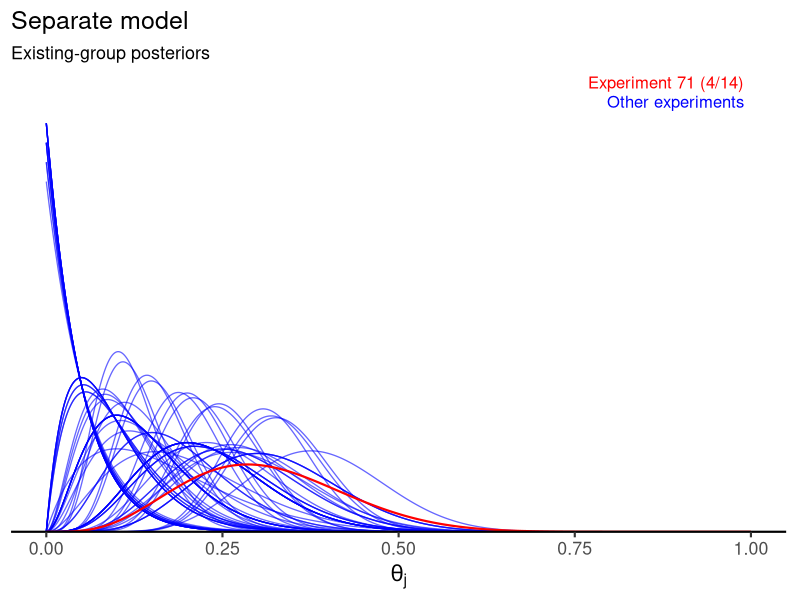
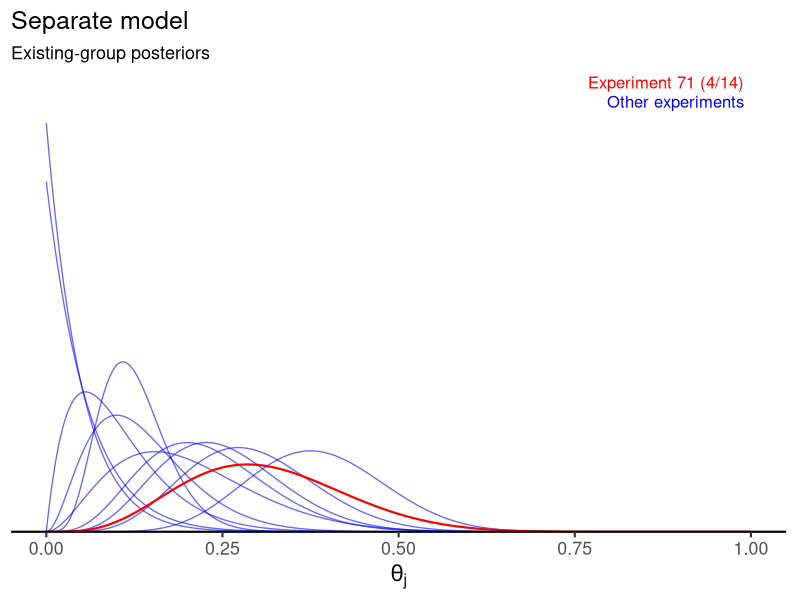
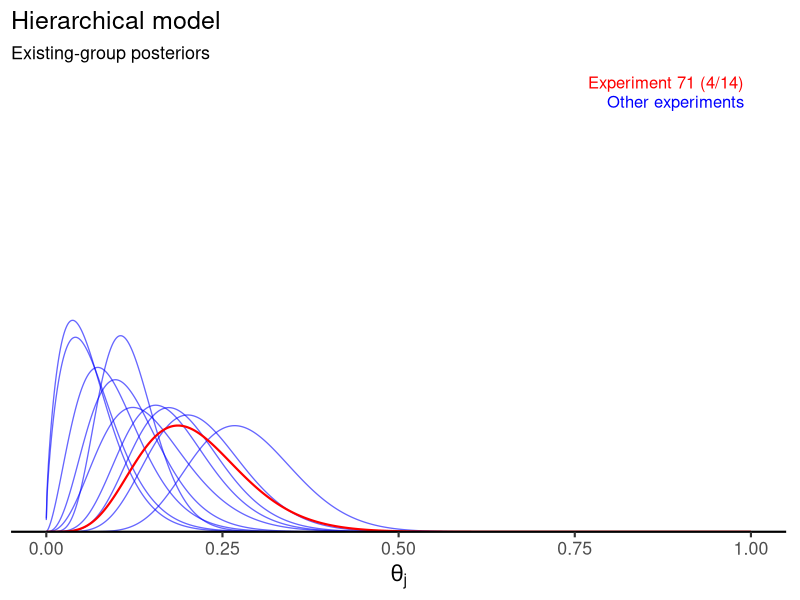
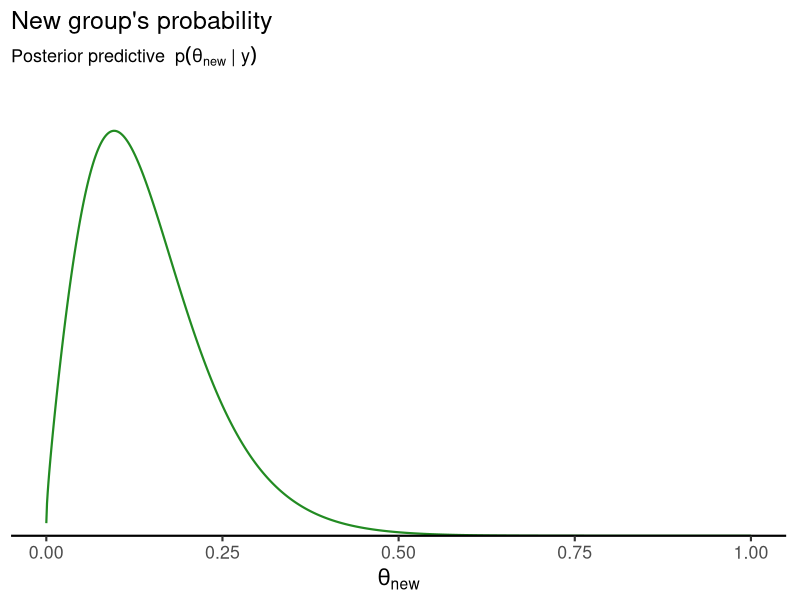

These figures' R source, in order:
# Run from lectures/L7 to regenerate the corrected rat comparison figures.
# Model and data: BDA3, Section 5.3; Aki Vehtari's BDA demo 5.1:
# https://avehtari.github.io/BDA_R_demos/demos_ch5/demo5_1.html
library(ggplot2)

y <- c(0,0,0,0,0,0,0,0,0,0,0,0,0,0,1,1,1,1,1,1,1,1,2,2,2,2,2,2,2,2,
       2,1,5,2,5,3,2,7,7,3,3,2,9,10,4,4,4,4,4,4,4,10,4,4,4,5,11,12,
       5,5,6,5,6,6,6,6,16,15,15,9,4)
n <- c(20,20,20,20,20,20,20,19,19,19,19,18,18,17,20,20,20,20,19,19,18,18,
       25,24,23,20,20,20,20,20,20,10,49,19,46,27,17,49,47,20,20,13,48,50,
       20,20,20,20,20,20,20,48,19,19,19,22,46,49,20,20,23,19,22,20,20,20,
       52,46,47,24,14)
highlight <- 71L
selected <- c(seq(7L, 70L, by = 7L), highlight)
stopifnot(length(y) == 71L, length(n) == 71L, all(y <= n),
          y[highlight] == 4L, n[highlight] == 14L,
          highlight %in% selected)

hyperposterior_grid <- function(n_mean, n_concentration, max_concentration) {
  grid <- expand.grid(
    logit_mean = seq(-5, 0, length.out = n_mean),
    log_concentration = seq(log(0.05), log(max_concentration),
                            length.out = n_concentration)
  )
  concentration <- exp(grid$log_concentration)
  a <- plogis(grid$logit_mean) * concentration
  b <- (1 - plogis(grid$logit_mean)) * concentration

  # Include the Jacobian alpha * beta for this transformed integration grid.
  log_density <- -2.5 * grid$log_concentration + log(a) + log(b)
  for (j in seq_along(y)) {
    log_density <- log_density + lbeta(a + y[j], b + n[j] - y[j]) - lbeta(a, b)
  }
  weights <- exp(log_density - max(log_density))
  weights <- weights / sum(weights)
  keep <- weights > 1e-12
  stopifnot(sum(weights[!keep]) < 1e-7)
  data.frame(a = a[keep], b = b[keep], w = weights[keep] / sum(weights[keep]))
}

hyper <- hyperposterior_grid(181L, 241L, 1e5)
check_grid <- hyperposterior_grid(271L, 361L, 1e6)
posterior_means <- function(grid) {
  c(new_group = sum(grid$w * grid$a / (grid$a + grid$b)),
    experiment_71 = sum(grid$w * (grid$a + y[highlight]) /
                          (grid$a + grid$b + n[highlight])))
}
stopifnot(max(abs(posterior_means(hyper) - posterior_means(check_grid))) < 1e-4)

theta <- seq(1e-5, 1 - 1e-5, length.out = 1001L)
mixture_density <- function(successes, trials) {
  vapply(theta, function(value) {
    sum(hyper$w * dbeta(value, hyper$a + successes, hyper$b + trials - successes))
  }, numeric(1))
}
separate <- vapply(seq_along(y), function(j) {
  dbeta(theta, y[j] + 1, n[j] - y[j] + 1)
}, numeric(length(theta)))
hierarchical <- vapply(selected, function(j) mixture_density(y[j], n[j]),
                       numeric(length(theta)))
new_group <- mixture_density(0, 0)

trapezoid <- function(values) sum(diff(theta) *
                                  (head(values, -1) + tail(values, -1)) / 2)
stopifnot(abs(trapezoid(new_group) - 1) < 0.005,
          max(abs(apply(hierarchical, 2, trapezoid) - 1)) < 0.005,
          abs(trapezoid(theta * new_group) - posterior_means(hyper)[1]) < 1e-4,
          abs(trapezoid(theta * hierarchical[, ncol(hierarchical)]) -
                posterior_means(hyper)[2]) < 1e-4)

plot_theme <- theme_classic(base_size = 16) +
  theme(axis.line.y = element_blank(), axis.ticks.y = element_blank(),
        plot.title = element_text(size = 18),
        plot.subtitle = element_text(size = 13),
        plot.margin = margin(8, 10, 4, 8))

comparison_plot <- function(densities, groups, title, ymax) {
  data <- data.frame(theta = rep(theta, length(groups)),
                     density = as.vector(densities),
                     experiment = rep(groups, each = length(theta)))
  ggplot(data, aes(theta, density, group = experiment)) +
    geom_line(data = subset(data, experiment != highlight),
              colour = "blue", alpha = 0.6, linewidth = 0.45) +
    geom_line(data = subset(data, experiment == highlight),
              colour = "red", linewidth = 0.75) +
    annotate("text", x = 0.99, y = Inf, hjust = 1, vjust = 1.2,
             label = "Experiment 71 (4/14)", colour = "red", size = 4.2) +
    annotate("text", x = 0.99, y = Inf, hjust = 1, vjust = 2.8,
             label = "Other experiments", colour = "blue", size = 4.2) +
    labs(title = title, subtitle = "Existing-group posteriors",
         x = expression(theta[j]), y = NULL) +
    scale_x_continuous(limits = c(0, 1), breaks = seq(0, 1, by = 0.25)) +
    scale_y_continuous(limits = c(0, ymax), breaks = NULL,
                       expand = expansion(mult = c(0, 0.12))) +
    plot_theme
}

shared_ymax <- max(separate[, selected], hierarchical)
ggsave("figs/rats_separate.pdf",
       comparison_plot(separate, seq_along(y), "Separate model", max(separate)),
       width = 6, height = 4, useDingbats = FALSE)
ggsave("figs/rats_separate_less.pdf",
       comparison_plot(separate[, selected], selected, "Separate model", shared_ymax),
       width = 6, height = 3, useDingbats = FALSE)
ggsave("figs/rats_hier_less.pdf",
       comparison_plot(hierarchical, selected, "Hierarchical model", shared_ymax),
       width = 6, height = 3, useDingbats = FALSE)

predictive_plot <- ggplot(data.frame(theta, density = new_group), aes(theta, density)) +
  geom_line(colour = "forestgreen", linewidth = 0.75) +
  labs(title = "New group's probability",
       subtitle = expression("Posterior predictive " ~ p(theta[new] ~ "|" ~ y)),
       x = expression(theta[new]), y = NULL) +
  scale_x_continuous(limits = c(0, 1), breaks = seq(0, 1, by = 0.25)) +
  scale_y_continuous(breaks = NULL, expand = expansion(mult = c(0, 0.12))) +
  plot_theme
# Retain the existing asset name; this is posterior predictive, not a prior.
ggsave("figs/rats_hierprior.pdf", predictive_plot,
       width = 6, height = 3, useDingbats = FALSE)

print(posterior_means(hyper))
cat("Validated grid refinement, density normalization, and experiment 71 highlighting.\n")
